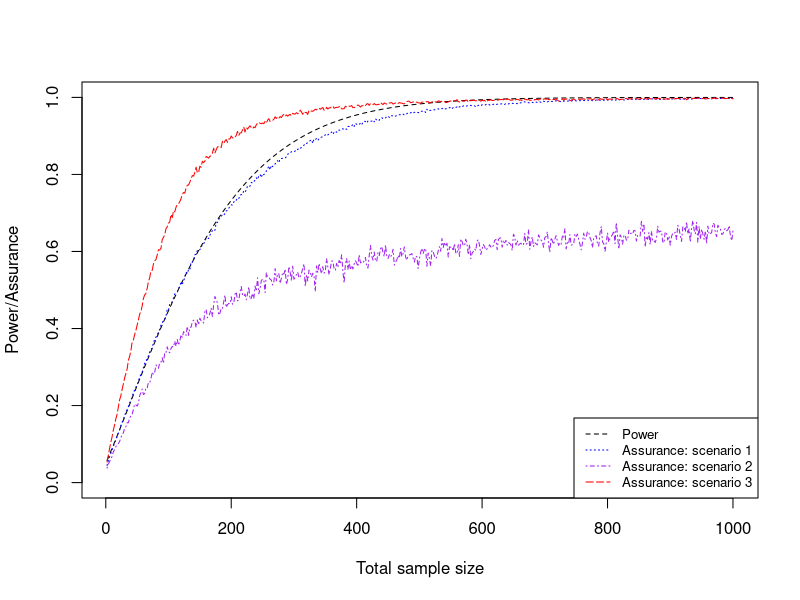
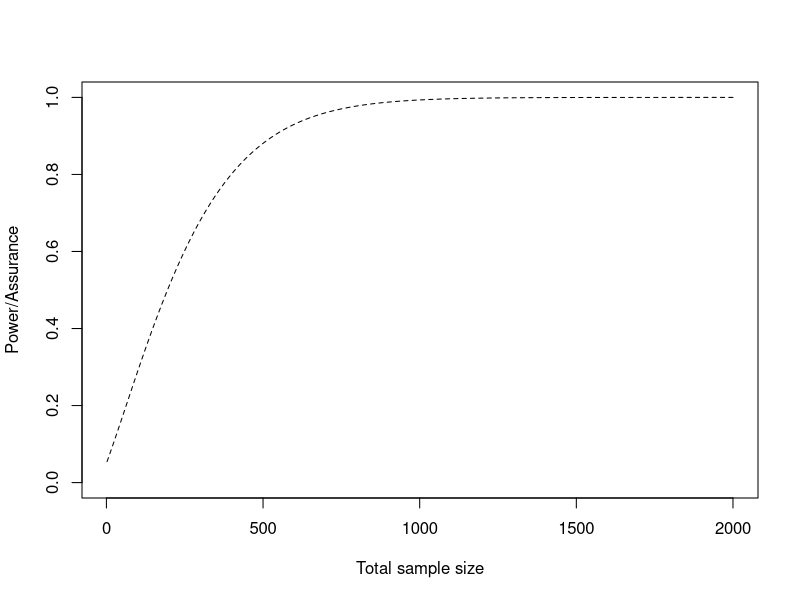

The R script that drew these images, in order:

#Exponential example


###Power calculation
N1vec <- seq(1:500)
N2vec <- seq(1:500)
alpha <- 0.05


#Function to calculate the power for two user-specified sample sizes
powerfunc <- function(N1, N2){
  lambda1 <- -log(0.6)/5
  lambda2 <- -log(0.8)/5
  theta <- log(lambda2/lambda1)
  T <- 5
  R <- 3
  P1e <- 1-(exp(-lambda1*(T-R))-exp(-lambda1*T))/(lambda1*R)
  P2e <- 1-(exp(-lambda2*(T-R))-exp(-lambda2*T))/(lambda2*R)
  power <- vector(length = 500)
  pnorm(-theta/(sqrt(1/(N1*P1e)+1/(N2*P2e)))-qnorm(alpha/2), lower.tail = F)+pnorm(theta/(sqrt(1/(N1*P1e)+1/(N2*P2e)))-qnorm(alpha/2), lower.tail = F)
}

#Calculating power for different values of the sample sizes
power <- vector(length = 500)
for (i in 1:500){
  power[i] <- powerfunc(N1vec[i], N2vec[i])  
}

#Plotting the power calculations
plot(power, type = "l", ylim = c(0,1), xaxt = "n", xlab = "Total sample size", ylab = "Power/Assurance", lty=2)
axis(1, at = seq(0, 500,by = 100), labels = seq(0, 1000, by = 200))

###Assurance methods now

#function to calculate assurance for user-specified sample sizes (m is mean of rho, v is variance of rho)
assurancefunc <- function(N1, N2, m, v){
  M <- 1000
  T <- 5
  R <- 3
  assurance <- vector(length = M)
  for (j in 1:M){
    S1 <- rbeta(1, 60, 40)
    rho <- rnorm(1, m, sqrt(v))
    S2 <- S1+rho
    lambda1 <- -log(S1)/5
    lambda2 <- -log(S2)/5
    theta <- log(lambda2/lambda1)
    P1e <- 1-(exp(-lambda1*(T-R))-exp(-lambda1*T))/(lambda1*R)
    P2e <- 1-(exp(-lambda2*(T-R))-exp(-lambda2*T))/(lambda2*R)
    assurance[j] <- pnorm(theta/(sqrt(1/(N1*P1e)+1/(N2*P2e)))-qnorm(alpha/2), lower.tail = F)
  }
  assurance <- na.omit(assurance)
  mean(assurance)  
}


#Need to calculate assurance for the three different scenarios

#Scenario 1

ass1 <- vector(length = 500)
for (i in 1:500){
  ass1[i] <- assurancefunc(N1vec[i], N2vec[i], m = 0.2, v = 0.001)  
}
lines(ass1, lty = 3, col = "blue")

#Scenario 2

ass2 <- vector(length = 500)
for (i in 1:500){
  ass2[i] <- assurancefunc(N1vec[i], N2vec[i], m = 0.2, v = 0.05)  
}
lines(ass2, lty = 4, col = "purple")


#Scenario 3

ass3 <- vector(length = 500)
for (i in 1:500){
  ass3[i] <- assurancefunc(N1vec[i], N2vec[i], m = 0.3, v = 0.005)  
}
lines(ass3, lty = 5, col = "red")

legend("bottomright", legend = c("Power", "Assurance: scenario 1", "Assurance: scenario 2", "Assurance: scenario 3"),
       col = c("black", "blue", "purple", "red"), lty = 2:5, cex = 0.8)


###Weibull example

kappa1 <- log(log(0.1)/log(0.2))/(log(2/1))
kappa2 <- log(log(0.2)/log(0.3))/(log(2/1))
lambda1 <- -log(0.2)/(1^kappa1)
lambda2 <- -log(0.3)/(1^kappa1)
mu1 <- gamma(1+1/kappa1)/(lambda1^(1/kappa1))
mu2 <- gamma(1+1/kappa2)/(lambda2^(1/kappa2))
sigma1 <- (gamma(1+2/kappa1)-(gamma(1+1/kappa1))^2)/lambda1^(2/kappa1)
sigma2 <- (gamma(1+2/kappa2)-(gamma(1+1/kappa2))^2)/lambda2^(2/kappa2)
alpha <- 0.05
N1vec <- seq(1:1000)
N2vec <- seq(1:1000)
alpha <- 0.05


powerfunc <- function(N1, N2){
  pnorm((mu2-mu1)/(sqrt(sigma1/N1+sigma2/N2))-qnorm(alpha/2), lower.tail = F)+pnorm(-(mu2-mu1)/(sqrt(sigma1/N1+sigma2/N2))-qnorm(alpha/2), lower.tail = F)
}
power <- vector(length = 1000)
for (i in 1:1000){
  power[i] <- powerfunc(N1vec[i], N2vec[i])  
}
plot(power, type = "l", ylim = c(0,1), xaxt = "n", xlab = "Total sample size", ylab = "Power/Assurance", lty=2)
axis(1, at = seq(0, 1000,by = 250), labels = seq(0, 2000, by = 500))
